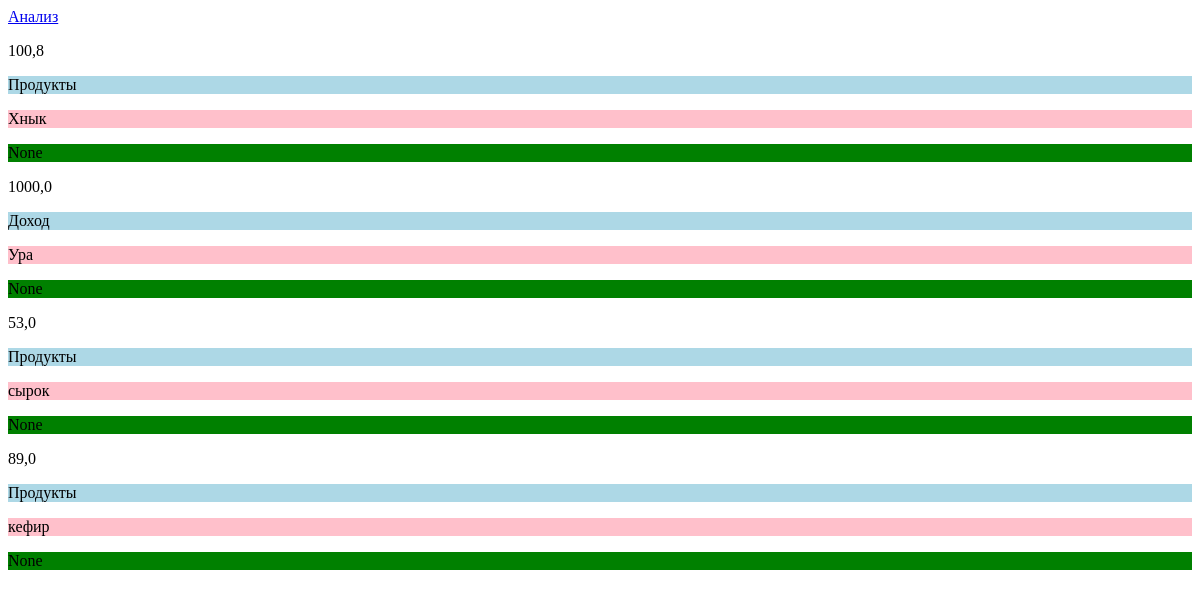
/menu/history/ (signed in), run on an earlier commit of the app's database.
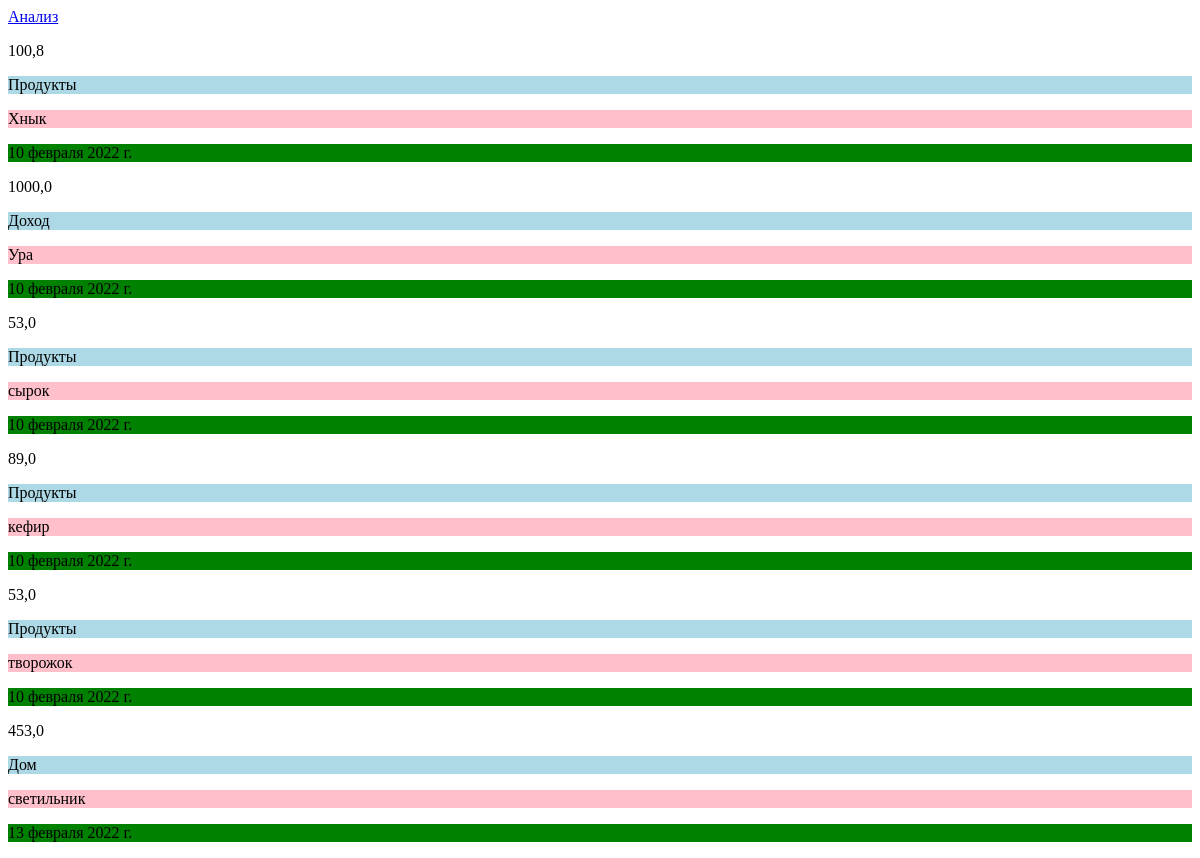
And on a later commit of the database.
### money/models.py (models this page shows, shortened)
class Post(models.Model):
    SELECTOR_TRAT = (
        ('П', 'Продукты'),
        ('Т', 'Транспорт'),
        ('О', 'Одежда'),
        ('С', 'Коммунальные услуги'),
        ('А', 'Аптеки'),
        ('Ж', 'Дом'),
        ('Д', 'Доход'),
    )
    author = models.ForeignKey(settings.AUTH_USER_MODEL, on_delete=models.CASCADE)
    notes = models.CharField(blank=True, null=True, max_length=200)
    summa = models.DecimalField(default=0, max_digits=10, decimal_places=1)
    selector = models.CharField(max_length=50, choices=SELECTOR_TRAT, verbose_name="selector", blank=True)
    published_date = models.DateField(blank=True, null=True)

### money/views.py (the view)
# urls.py: path('menu/history/', views.history, name="history"),
def history(request):
    posts = Post.objects.filter(author=request.user)
    return render(request, 'money/history.html', {'posts': posts})

### money/templates/money/history.html (shortened to what this page needs)
<!DOCTYPE html>
<html lang="en">
<head>
</head>
<body>
<a href="{% url 'menu' %}">Анализ</a>
{% for post in posts %}
<p>{{post.summa}}</p>
<p style="background: lightblue;">{{post.get_selector_display}}</p>
<p style="background: pink;">{{post.notes}}</p>
<p style="background: green">{{post.published_date}}</p>
{%endfor%}
</body>
</html>

What changed in the data, as far as the page shows it:
changed Post "Хнык": published_date "None" → "10 февраля 2022 г."
changed Post "Доход": published_date "None" → "10 февраля 2022 г."
changed Post "сырок": published_date "None" → "10 февраля 2022 г."
changed Post "кефир": published_date "None" → "10 февраля 2022 г."
added Post: summa "53,0", selector "Продукты", notes "творожок", published_date "10 февраля 2022 г."
added Post: summa "453,0", selector "Дом", notes "светильник", published_date "13 февраля 2022 г."
